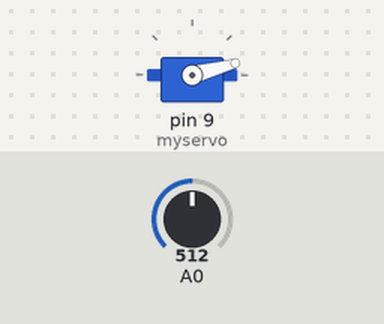
Recording of a sketch running on a simulated Arduino Uno, built with avr-gcc and run on an emulated ATmega328P. Parts: servo. Inputs (shaded band) come from the test bench; at power-on: A0 = 512.

Above: at 1.2 s.
1.3 s: A0 set to 557
2.8 s: A0 set to 581
At 3.25 s:
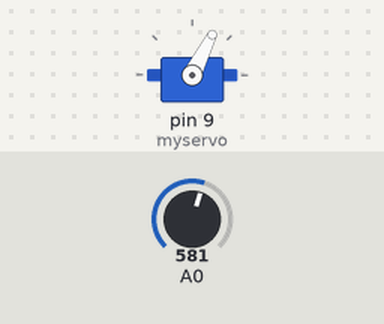
At 3.86 s:
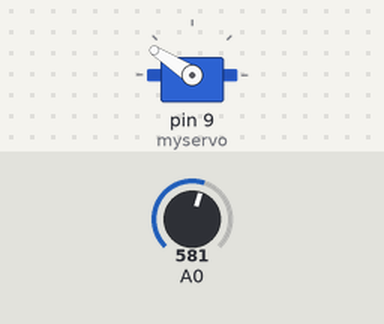
Timing chart, 0 to 48.7 s (numbered marks = the images above; inputs shaded):
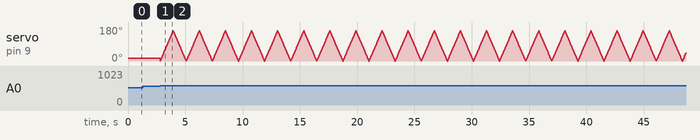

The sketch:

sketch_jul8a.ino
```cpp
#include <Servo.h>

Servo myservo;
int pos = 0;
const int threshold = 570; // Define the threshold as a constant

void setup() {
  myservo.attach(9);
}

void loop() {
  int sensorValue = analogRead(A0);

  if (sensorValue > threshold) {
    // Sweep the servo from 0 to 160 degrees and back
    for (pos = 0; pos <= 160; pos += 1) {
      myservo.write(pos);
      delay(7); // Delay for a smoother sweep
    }
    for (pos = 160; pos >= 0; pos -= 1) {
      myservo.write(pos);
      delay(7);
    }
  } else {
    myservo.write(15); // Move to a fixed position if below threshold
  }
}
```

Measured:
- the behaviour switches between 570 and 571 on A0 (found by bisection; images 0 and 1)
- after the input at 1.3 s, every drawn part: stays the same
